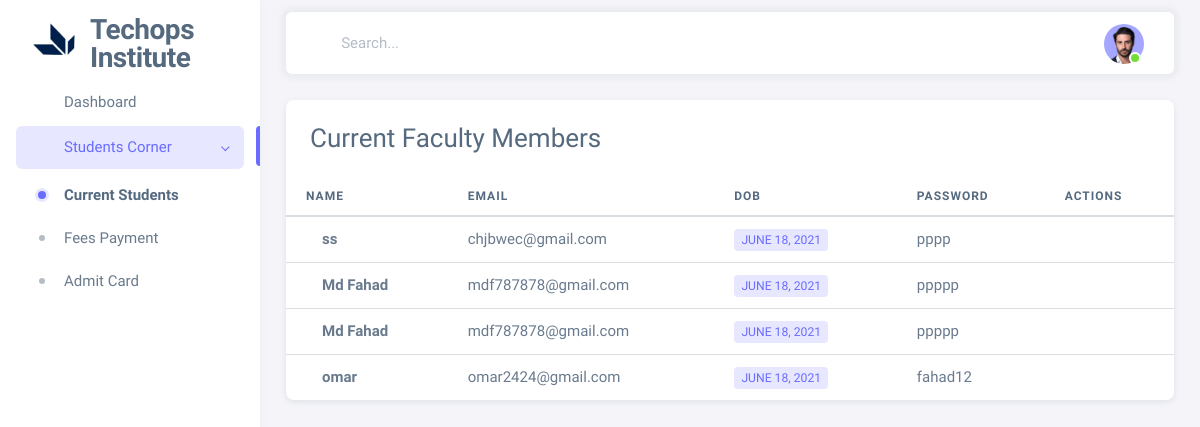
The app's page /faculty_list_student, older data.
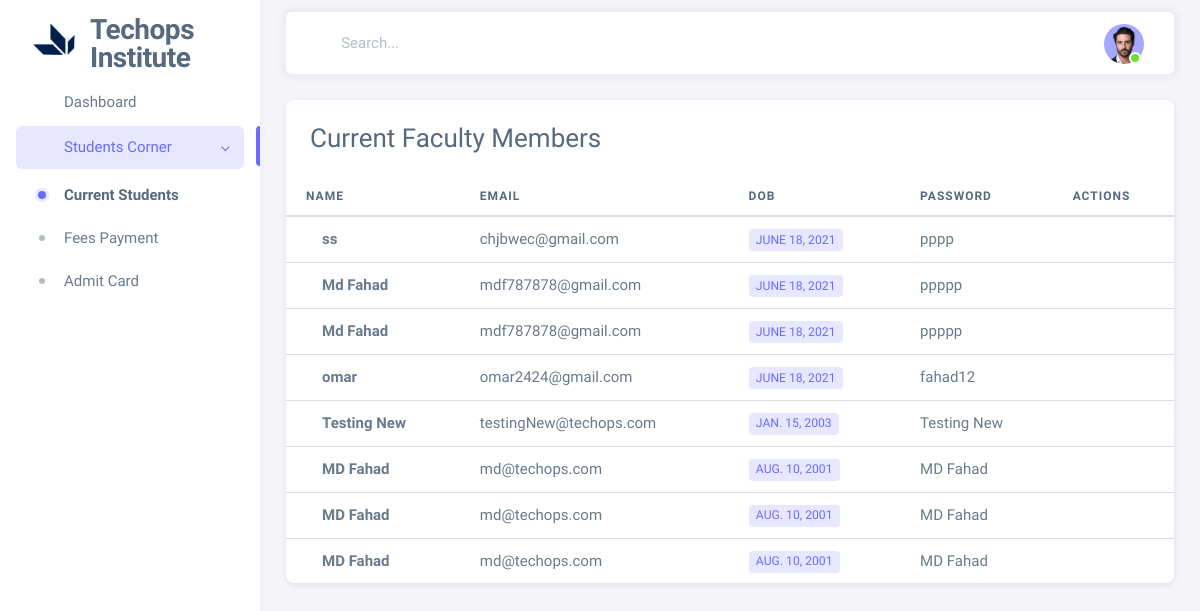
The same page, newer data.
### techops/models.py (models this page shows)
class student(models.Model):
    student_name=models.CharField(max_length=50)
    student_fathername=models.CharField(max_length=50)
    student_mothername=models.CharField(max_length=50)
    student_email=models.EmailField(max_length=50)
    student_phoneno=models.IntegerField()
    student_dob=models.DateField(max_length=50)
    student_password=models.CharField(max_length=50)
    student_picture=models.CharField(max_length=255)

### techops/views.py (the view)
# urls.py: path('faculty_list_student', views.faculty_list_student),
def faculty_list_student(request):
    stu = student.objects.all()
    context = {'students': stu}
    return render(request, 'faculty_list_student.html', context)

### techops/templates/faculty_list_student.html (shortened to what the changed rows need)
{% load static %}
<!DOCTYPE html>
<html lang="en" class="light-style layout-menu-fixed" dir="ltr" data-theme="theme-default" data-assets-path="../assets/"
    data-template="vertical-menu-template-free">
<head>
    <link rel="stylesheet" href="{% static 'assets/vendor/fonts/boxicons.css' %}" />
    <link rel="stylesheet" href="{% static 'assets/vendor/css/core.css' %}" class="template-customizer-core-css" />
    <link rel="stylesheet" href="{% static 'assets/vendor/css/theme-default.css' %}"
        class="template-customizer-theme-css" />
    <link rel="stylesheet" href="{% static 'assets/css/demo.css' %}" />
    <link rel="stylesheet" href="{% static 'assets/vendor/libs/perfect-scrollbar/perfect-scrollbar.css' %}" />
</head>
<body>
    <div class="layout-wrapper layout-content-navbar">
        <div class="layout-container">
            <div class="layout-page">
                <div class="content-wrapper">
                    <div class="container-fluid flex-grow-1 container-p-y">
                        <div class="card">
                            <div class="table-responsive text-nowrap ">
                                <table class="table">
                                    <thead>
                                        <tr>
                                            <th>Name</th>
                                            <th>Email</th>
                                            <th>DOB</th>
                                            <th>Password</th>
                                            <th>Actions</th>
                                        </tr>
                                    </thead>
                                    <tbody class="table-border-bottom-0">
                                        {% for i in students %}
                                        <tr>
                                            <td>
                                                <strong>{{i.student_name}}</strong>
                                            </td>
                                            <td>{{i.student_email}}</td>
                                            <td><span class="badge bg-label-primary me-1">{{i.student_dob}}</span>
                                            <td>{{i.student_password}}</td>
                                            </td>
                                            <td>
                                                <div class="dropdown">
                                                    <button type="button" class="btn p-0 dropdown-toggle hide-arrow"
                                                        data-bs-toggle="dropdown">
                                                        <i class="bx bx-dots-vertical-rounded"></i>
                                                    </button>
                                                </div>
                                            </td>
                                        </tr>
                                        {% endfor %}
                                    </tbody>
                                </table>
                            </div>
                        </div>
                    </div>
                </div>
            </div>
        </div>
    </div>
</body>
</html>

Row changes from the older to the newer data that the page shows:
added student: student_name "Testing New", student_email "testingNew@techops.com", student_dob "JAN. 15, 2003", student_password "Testing New"
added student: student_name "MD Fahad", student_email "md@techops.com", student_dob "AUG. 10, 2001", student_password "MD Fahad"
added student: student_name "MD Fahad", student_email "md@techops.com", student_dob "AUG. 10, 2001", student_password "MD Fahad"
added student: student_name "MD Fahad", student_email "md@techops.com", student_dob "AUG. 10, 2001", student_password "MD Fahad"
